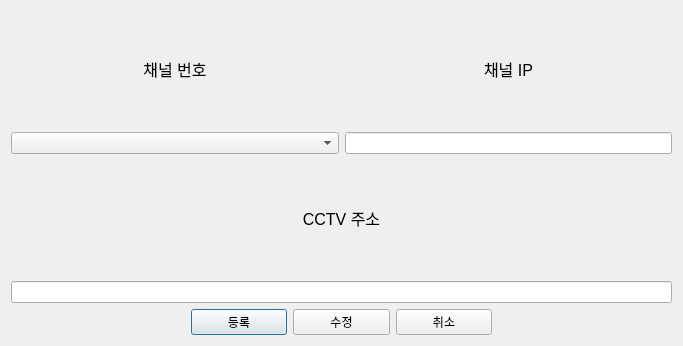
<?xml version="1.0" encoding="UTF-8"?>
<ui version="4.0">
 <class>Dialog</class>
 <widget class="QDialog" name="Dialog">
  <property name="geometry">
   <rect>
    <x>0</x>
    <y>0</y>
    <width>683</width>
    <height>346</height>
   </rect>
  </property>
  <property name="font">
   <font>
    <family>Ubuntu</family>
   </font>
  </property>
  <property name="windowTitle">
   <string>Dialog</string>
  </property>
  <property name="styleSheet">
   <string notr="true"/>
  </property>
  <layout class="QVBoxLayout" name="verticalLayout">
   <item>
    <layout class="QGridLayout" name="gridLayout">
     <item row="1" column="0">
      <widget class="QComboBox" name="cctvCombo">
       <property name="font">
        <font>
         <family>Ubuntu</family>
        </font>
       </property>
       <property name="styleSheet">
        <string notr="true"/>
       </property>
      </widget>
     </item>
     <item row="0" column="0">
      <widget class="QLabel" name="label">
       <property name="font">
        <font>
         <family>Ubuntu</family>
         <pointsize>12</pointsize>
        </font>
       </property>
       <property name="layoutDirection">
        <enum>Qt::LeftToRight</enum>
       </property>
       <property name="styleSheet">
        <string notr="true"/>
       </property>
       <property name="text">
        <string>채널 번호</string>
       </property>
       <property name="alignment">
        <set>Qt::AlignCenter</set>
       </property>
      </widget>
     </item>
     <item row="1" column="1">
      <widget class="QLineEdit" name="ipEdit">
       <property name="sizePolicy">
        <sizepolicy hsizetype="Preferred" vsizetype="Fixed">
         <horstretch>0</horstretch>
         <verstretch>0</verstretch>
        </sizepolicy>
       </property>
       <property name="font">
        <font>
         <family>Ubuntu</family>
        </font>
       </property>
       <property name="styleSheet">
        <string notr="true"/>
       </property>
      </widget>
     </item>
     <item row="0" column="1">
      <widget class="QLabel" name="label_2">
       <property name="font">
        <font>
         <family>Ubuntu</family>
         <pointsize>12</pointsize>
        </font>
       </property>
       <property name="styleSheet">
        <string notr="true"/>
       </property>
       <property name="text">
        <string>채널 IP</string>
       </property>
       <property name="alignment">
        <set>Qt::AlignCenter</set>
       </property>
      </widget>
     </item>
    </layout>
   </item>
   <item>
    <layout class="QVBoxLayout" name="verticalLayout_2">
     <item>
      <widget class="QLabel" name="label_3">
       <property name="font">
        <font>
         <family>Ubuntu</family>
         <pointsize>12</pointsize>
        </font>
       </property>
       <property name="styleSheet">
        <string notr="true"/>
       </property>
       <property name="text">
        <string>CCTV 주소</string>
       </property>
       <property name="alignment">
        <set>Qt::AlignCenter</set>
       </property>
      </widget>
     </item>
     <item>
      <widget class="QLineEdit" name="rtspEdit">
       <property name="font">
        <font>
         <family>Ubuntu</family>
        </font>
       </property>
       <property name="styleSheet">
        <string notr="true"/>
       </property>
      </widget>
     </item>
    </layout>
   </item>
   <item>
    <layout class="QGridLayout" name="gridLayout_5">
     <item row="0" column="1">
      <widget class="QPushButton" name="saveBtn">
       <property name="font">
        <font>
         <family>Ubuntu</family>
        </font>
       </property>
       <property name="styleSheet">
        <string notr="true"/>
       </property>
       <property name="text">
        <string>등록</string>
       </property>
      </widget>
     </item>
     <item row="0" column="3">
      <widget class="QPushButton" name="cancelBtn">
       <property name="font">
        <font>
         <family>Ubuntu</family>
        </font>
       </property>
       <property name="styleSheet">
        <string notr="true"/>
       </property>
       <property name="text">
        <string>취소</string>
       </property>
      </widget>
     </item>
     <item row="0" column="0">
      <spacer name="horizontalSpacer">
       <property name="orientation">
        <enum>Qt::Horizontal</enum>
       </property>
       <property name="sizeType">
        <enum>QSizePolicy::Fixed</enum>
       </property>
       <property name="sizeHint" stdset="0">
        <size>
         <width>180</width>
         <height>20</height>
        </size>
       </property>
      </spacer>
     </item>
     <item row="0" column="4">
      <spacer name="horizontalSpacer_2">
       <property name="orientation">
        <enum>Qt::Horizontal</enum>
       </property>
       <property name="sizeType">
        <enum>QSizePolicy::Fixed</enum>
       </property>
       <property name="sizeHint" stdset="0">
        <size>
         <width>180</width>
         <height>20</height>
        </size>
       </property>
      </spacer>
     </item>
     <item row="0" column="2">
      <widget class="QPushButton" name="editBtn">
       <property name="font">
        <font>
         <family>Ubuntu</family>
        </font>
       </property>
       <property name="styleSheet">
        <string notr="true"/>
       </property>
       <property name="text">
        <string>수정</string>
       </property>
      </widget>
     </item>
    </layout>
   </item>
  </layout>
 </widget>
 <resources/>
 <connections/>
</ui>
